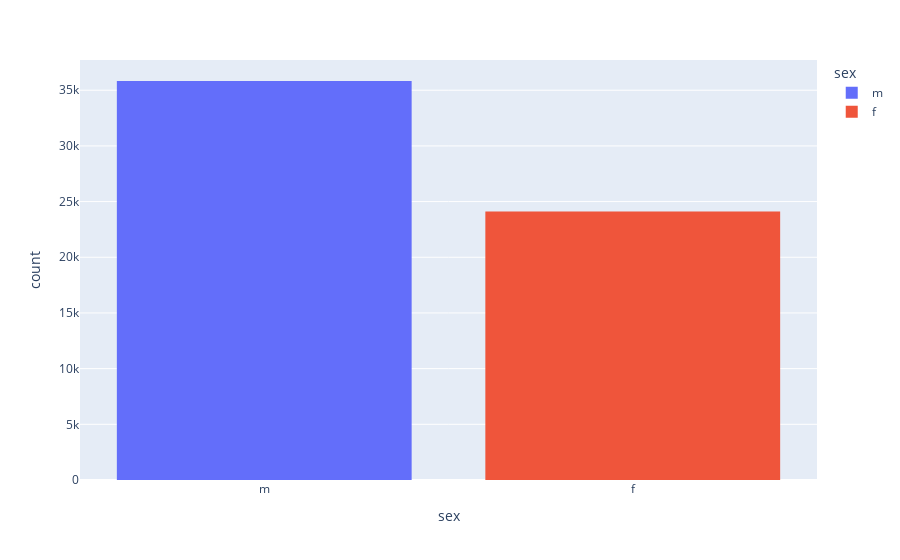

Source (notebook cell):
### Code cell
fig = px.histogram(profiles, x='sex', color='sex')
fig.show()

### Figure 1 — Plotly figure (JSON) as saved in the notebook; plotly's stock layout.template omitted (floating-point values rounded to 4 significant figures; data arrays with more than 128 entries replaced by an {"elided": "..."} marker saying what was removed)
{"data": [{"alignmentgroup": "True", "bingroup": "x", "hovertemplate": "sex=%{x}<br>count=%{y}<extra></extra>", "legendgroup": "m", "marker": {"color": "#636efa", "pattern": {"shape": ""}}, "name": "m", "offsetgroup": "m", "orientation": "v", "showlegend": true, "type": "histogram", "x": {"elided": "35829 str values"}, "xaxis": "x", "yaxis": "y"}, {"alignmentgroup": "True", "bingroup": "x", "hovertemplate": "sex=%{x}<br>count=%{y}<extra></extra>", "legendgroup": "f", "marker": {"color": "#EF553B", "pattern": {"shape": ""}}, "name": "f", "offsetgroup": "f", "orientation": "v", "showlegend": true, "type": "histogram", "x": {"elided": "24117 str values"}, "xaxis": "x", "yaxis": "y"}], "layout": {"barmode": "relative", "legend": {"title": {"text": "sex"}, "tracegroupgap": 0}, "margin": {"t": 60}, "xaxis": {"anchor": "y", "categoryarray": ["m", "f"], "categoryorder": "array", "domain": [0, 1], "title": {"text": "sex"}}, "yaxis": {"anchor": "x", "domain": [0, 1], "title": {"text": "count"}}}}
